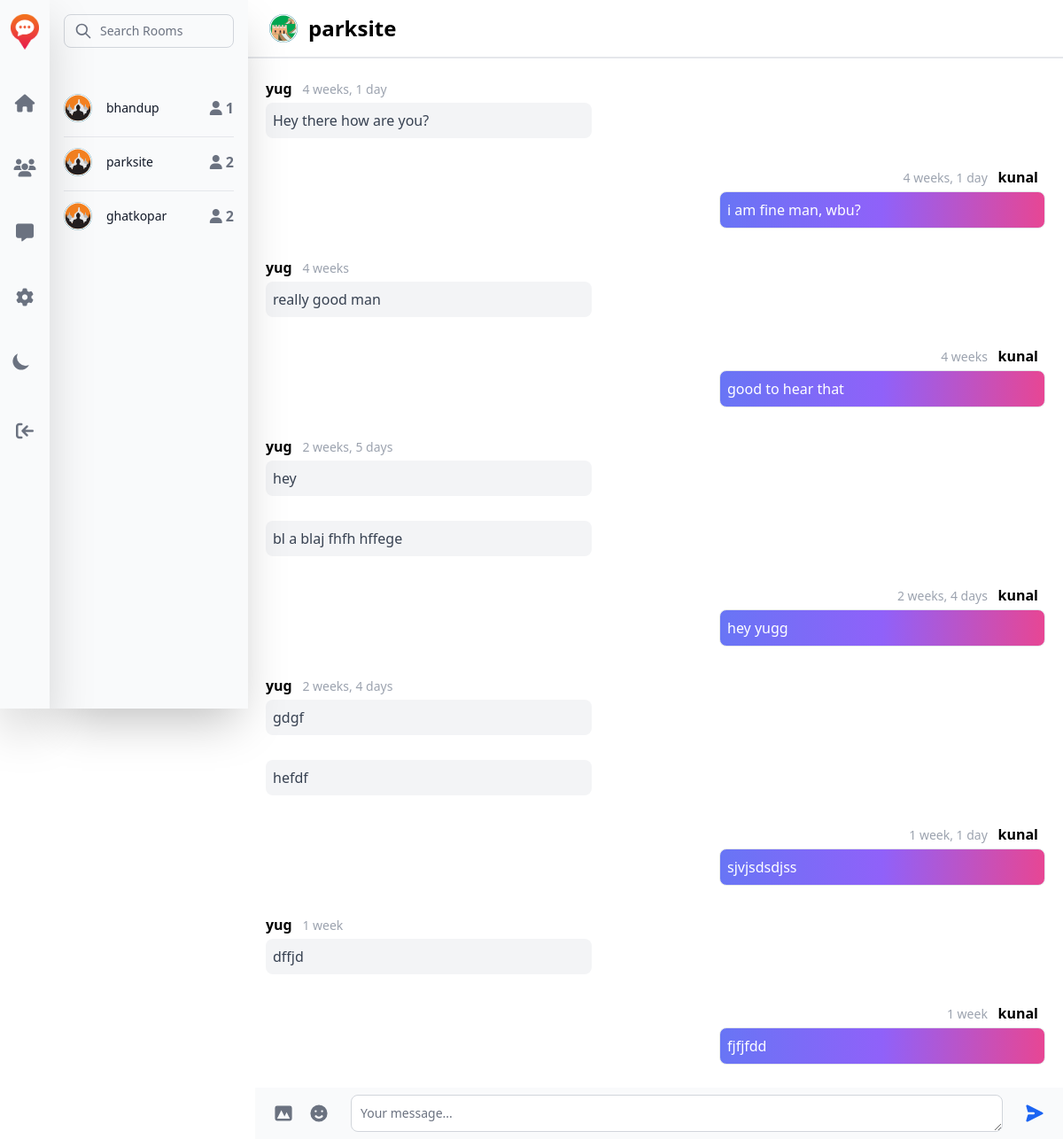
Page /room/4 (signed in) on the committed database.
### base/models.py (models this page shows, shortened)
class Room(models.Model):
    host = models.ForeignKey('User', on_delete=models.CASCADE)
    name = models.CharField(max_length=255)
    location = models.ForeignKey(Location, on_delete=models.CASCADE)
    radius = models.PositiveIntegerField()
    participants = models.ManyToManyField('User', blank=True, related_name="participants")
    created = models.DateTimeField(auto_now_add=True)

class Message(models.Model):
    content = models.CharField(max_length=500)
    room = models.ForeignKey(Room, on_delete=models.CASCADE)
    user = models.ForeignKey('User', on_delete=models.CASCADE)
    created = models.DateTimeField(auto_now_add=True)

class User(AbstractUser):
    name = models.CharField(max_length=255, null=True)
    location = models.ForeignKey(Location, on_delete=models.CASCADE, null=True, blank=True)
    rooms = models.ManyToManyField(Room, blank=True)
    def __str__(self):
        return self.username

### base/views.py (the view, shortened to what this page needs)
# urls.py: path('room/<str:pk>', views.room, name='room'),
def room(request, pk):
    global rooms
    if request.user.is_authenticated:
        rooms = getRooms(request)
    room = Room.objects.get(id=pk)
    room_messages = room.message_set.all()
    messages_with_prev = []
    prev_message = None
    for message in room_messages:
        message_with_prev = {
            'message': message,
            'prev_message': prev_message
        }
        messages_with_prev.append(message_with_prev)
        prev_message = message
    participants = room.participants.all()
    context = {'room': room, 'room_messages': messages_with_prev,
               'participants': participants, 'rooms': rooms}
    return render(request, 'base/room.html', context)

### base/views.py (called while the page is built)
def calculate_distance(lat1, lon1, lat2, lon2):
    R = 6373.0
    lat1, lon1, lat2, lon2 = map(radians, [lat1, lon1, lat2, lon2])
    dlon = lon2 - lon1
    dlat = lat2 - lat1
    a = sin(dlat / 2)**2 + cos(lat1) * cos(lat2) * sin(dlon / 2)**2
    c = 2 * atan2(sqrt(a), sqrt(1 - a))
    distance = R * c
    return distance

def getRooms(request):
    all_rooms = Room.objects.all()
    rooms = []
    username = request.user.username
    user = User.objects.get(username=username)
    userLat, userLng = user.location.latitude, user.location.longitude
    for room in all_rooms:
        roomLat, roomLng = room.location.latitude, room.location.longitude
        distance = calculate_distance(userLat, userLng, roomLat, roomLng)
        if distance <= room.radius:
            rooms.append(room)
    return rooms

### base/templates/base/room.html (shortened to what this page needs)
{% extends 'base/home.html' %}
{% load static %}
{% load custom_tags %}
{% block room_list %}
  {{ block.super }}
{% endblock %}
{% block room %}
<div class="h-full overflow-hidden">
<nav class="fixed w-full h-15 right-0 top-0 pl-72 bg-white border-gray-200 dark:bg-gray-900 border-b-2 border-gray-200 ">
  <div class="max-w-screen-xl flex flex-wrap items-center justify-between mx-auto p-4">
    <a href="{% url 'room' room.id %}" class="flex items-center">
        <img src="{% static 'base/images/svg/Asset_1.svg' %}" class="h-8 mr-3" alt="Flowbite Logo" />
        <span class="self-center text-2xl font-semibold whitespace-nowrap dark:text-white">{{room.name}}</span>
    </a>
  </div>
</nav>
{% block room_chat %}
<div class="chat-box px-3 py-16 scrollbar overflow-y-auto h-full">
  {% for msg in room_messages %}
    {% if msg.message.user.username == request.user.username %}
      <div class="block ml-auto max-w-sm p-2 my-3">
        {% if msg.message.user.username != msg.prev_message.user.username %}
        <p class="font-normal text-sm px-2 py-1 text-end text-gray-400 dark:text-gray-400">
          {{msg.message.created|timesince}}
          <span class="font-bold text-black dark:text-white text-base ml-2">{{msg.message.user}}</span>
        </p>
        {% endif %}
        <div class="border border-gray-200 p-2 rounded-lg w dark:border-gray-700 bg-gradient-to-r from-indigo-500 via-purple-500 to-pink-500">
          <p class="font-normal text-white">
            {{msg.message.content}}
          </p>
        </div>
      </div>
    {% else %}
      <div class="block max-w-sm p-2 my-3">
        {% if msg.message.user.username != msg.prev_message.user.username %}
        <p class="font-normal text-sm py-1 text-gray-400 dark:text-gray-400">
          <span class="font-bold text-black dark:text-white text-base mr-2">{{msg.message.user}}</span>
          {{msg.message.created|timesince}}
        </p>
        {% endif %}
        <div class="p-2 bg-gray-100 rounded-lg w  dark:bg-gray-600">
          <p class="font-normal text-gray-700 dark:text-white">
            {{msg.message.content}}
          </p>
        </div>
      </div>
    {% endif %}
  {% endfor %}
</div>
{% endblock %}
<div class="fixed w-full h-15 right-0 bottom-0 pl-72">
  <form action="" method="POST" class="w-full">
    <div class="flex items-center px-3 py-2 bg-gray-50 dark:bg-gray-700">
        <button type="button" class="inline-flex justify-center p-2 text-gray-500 rounded-lg cursor-pointer hover:text-gray-900 hover:bg-gray-100 dark:text-gray-400 dark:hover:text-white dark:hover:bg-gray-600">
            <svg aria-hidden="true" class="w-6 h-6" fill="currentColor" viewBox="0 0 20 20" xmlns="http://www.w3.org/2000/svg"><path fill-rule="evenodd" d="M4 3a2 2 0 00-2 2v10a2 2 0 002 2h12a2 2 0 002-2V5a2 2 0 00-2-2H4zm12 12H4l4-8 3 6 2-4 3 6z" clip-rule="evenodd"></path></svg>
        </button>
        <button type="button" class="p-2 text-gray-500 rounded-lg cursor-pointer hover:text-gray-900 hover:bg-gray-100 dark:text-gray-400 dark:hover:text-white dark:hover:bg-gray-600">
        </button>
        <textarea required id="chat" name="content" rows="1" class="block mx-4 p-2.5 w-full text-sm text-gray-900 bg-white rounded-lg border border-gray-300 focus:ring-blue-500 focus:border-blue-500 dark:bg-gray-800 dark:border-gray-600 dark:placeholder-gray-400 dark:text-white dark:focus:ring-blue-500 dark:focus:border-blue-500" placeholder="Your message..."></textarea>
        <button type="submit" class="inline-flex justify-center p-2 text-blue-600 rounded-full cursor-pointer hover:bg-blue-100 dark:text-blue-500 dark:hover:bg-gray-600">
          <svg aria-hidden="true" class="w-6 h-6 rotate-90" fill="currentColor" viewBox="0 0 20 20" xmlns="http://www.w3.org/2000/svg"><path d="M10.894 2.553a1 1 0 00-1.788 0l-7 14a1 1 0 001.169 1.409l5-1.429A1 1 0 009 15.571V11a1 1 0 112 0v4.571a1 1 0 00.725.962l5 1.428a1 1 0 001.17-1.408l-7-14z"></path></svg>
        </button>
    </div>
  </form>
</div>
</div>
{% endblock %}

### base/templates/base/home.html (shortened to what this page needs)
{% extends 'main.html' %}
{% load static %}
{% block content %}
<div class="absolute top-0 left-0 w-full">
{% block room_list %}
<aside id="room-sidebar" class="fixed top-0 p-0 left-0 ml-14 z-40 w-56 h-screen transition-transform -translate-x-full sm:translate-x-0 shadow-2xl" aria-label="Sidebar">
  <div class="h-full px-4 py-4 overflow-y-auto bg-gray-50 dark:bg-gray-800 align-middle">
    <form>
      <div class="relative">
          <div class="absolute inset-y-0 left-0 flex items-center pl-3 pointer-events-none">
          </div>
          <input type="search" id="default-search" class="block w-full p-2 pl-10 text-sm text-gray-900 border border-gray-300 rounded-lg bg-gray-50 focus:ring-blue-500 focus:border-blue-500 dark:bg-gray-700 dark:border-gray-600 dark:placeholder-gray-400 dark:text-white dark:focus:ring-blue-500 dark:focus:border-blue-500" placeholder="Search Rooms" required>
      </div>
    </form>
     <ul class="max-w-md divide-y mt-10 divide-gray-200 dark:divide-gray-700">
        {% for room in rooms %}
        <li class="py-3 sm:pb-4">
          <a href="{% url 'room' room.id %}">
            <div class="flex items-center space-x-4">
              <div class="flex-shrink-0">
                  <img class="w-8 h-8 rounded-full" src="{% static 'base/images/svg/Asset_2.svg' %}" alt="Neil image">
              </div>
              <div class="flex-1 min-w-0">
                  <p class="text-sm font-medium text-gray-900 truncate dark:text-white">
                    {{room.name}}
                  </p>
              </div>
              <div class="inline-flex items-center text-base font-semibold text-gray-500 dark:text-white">
                  <i class="fa fa-user mr-1" style="color: #6b7280;"></i>
                  {{room.participants.count}}
              </div>
            </div>
          </a>
        </li>
        {% endfor %}
     </ul>
  </div>
</aside>
{% endblock %}
<div class="sm:ml-56 relative dark:bg-gray-800" >
  {% block room %}
  {% endblock %}
</div>
</div>
{% endblock content %}

### rows in the picture
Room: name "bhandup", participants.count "1"
Room: name "parksite", participants.count "2"
Room: name "ghatkopar", participants.count "2"
Message: message.user "yug", message.created "4 weeks, 1 day", message.content "Hey there how are you?"
Message: message.created "4 weeks, 1 day", message.user "kunal", message.content "i am fine man, wbu?"
Message: message.user "yug", message.created "4 weeks", message.content "really good man"
Message: message.created "4 weeks", message.user "kunal", message.content "good to hear that"
Message: message.user "yug", message.created "2 weeks, 5 days", message.content "hey"
Message: message.content "bl a blaj fhfh hffege"
Message: message.created "2 weeks, 4 days", message.user "kunal", message.content "hey yugg"
Message: message.user "yug", message.created "2 weeks, 4 days", message.content "gdgf"
Message: message.content "hefdf"
Message: message.created "1 week, 1 day", message.user "kunal", message.content "sjvjsdsdjss"
Message: message.user "yug", message.created "1 week", message.content "dffjd"
Message: message.created "1 week", message.user "kunal", message.content "fjfjfdd"
